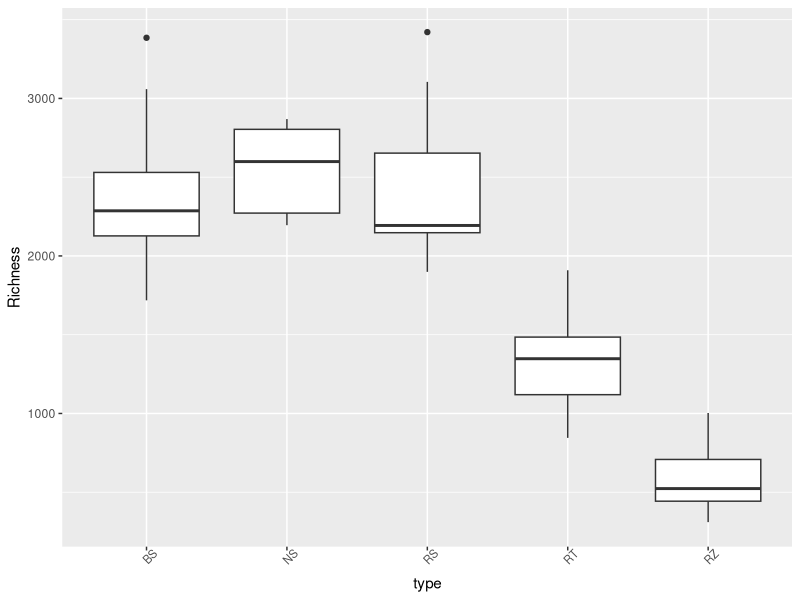
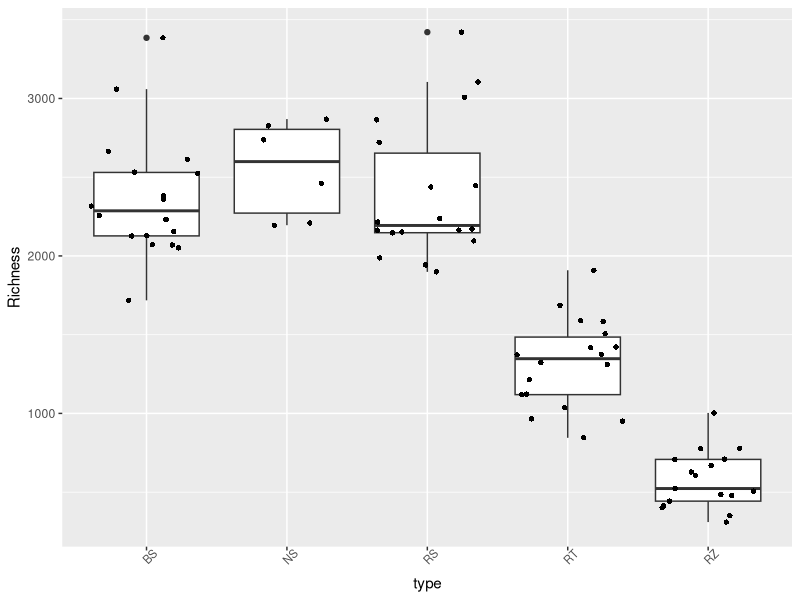
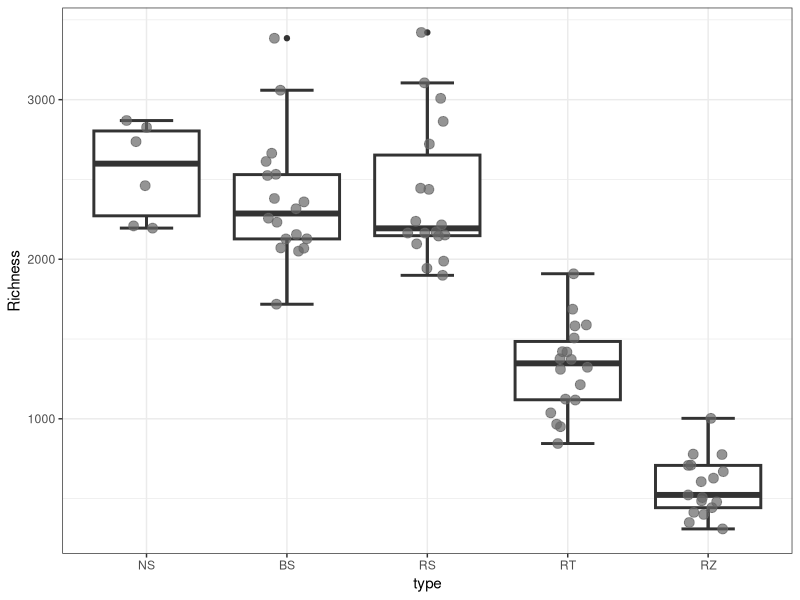
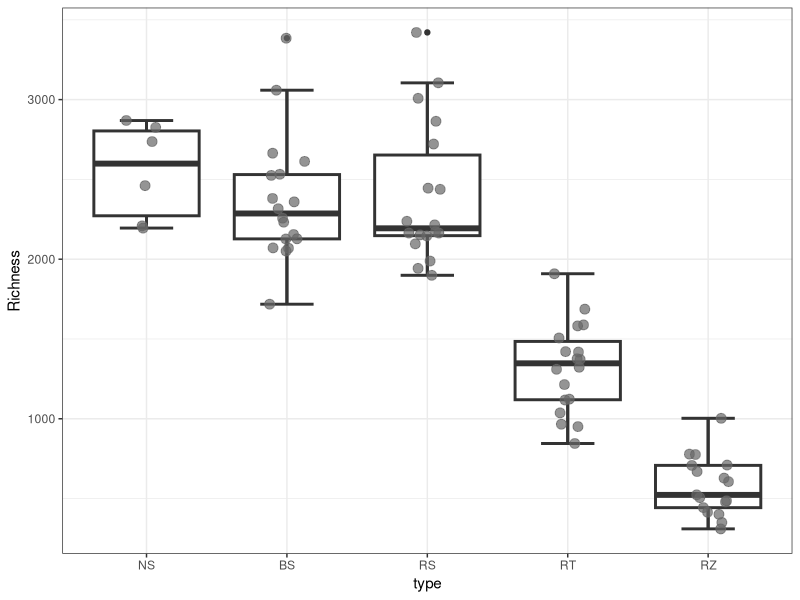

Here is the R script that generated these plots, in order:
####################################################################################################################
library(tidyverse)
library(ggplot2)

#input diversity data
joined_data <- read.csv("OU_alpha.csv", header=T)
joined_data <- joined_data %>%
  select(Richness,type)

#plot
#simple plot
ggplot(joined_data, aes(x=type, y=Richness)) + 
  geom_boxplot() +
  theme(axis.text.x=element_text(angle=45,size=8))

#plot with dots
ggplot(joined_data, aes(x=type, y=Richness)) + 
  geom_boxplot() +
  geom_jitter(shape=16, position=position_jitter()) +
  theme(axis.text.x=element_text(angle=45,size=8))

#plot with order
joined_data$type <- factor(joined_data$type, levels = c("NS","BS","RS","RT","RZ"))

p <- ggplot(joined_data, aes(x=type, y=Richness))  + 
  stat_boxplot(geom="errorbar",width=0.38,color="#333333",linewidth=1)+
  geom_boxplot(size = 1,color="#333333") +
  geom_jitter(alpha = 0.7, colour = "#666666", position=position_jitter(0.15),size=3) +
  theme_bw()
p

ggsave("OU_boxplot.pdf", plot = p, width = 5, height = 5, dpi=600)

